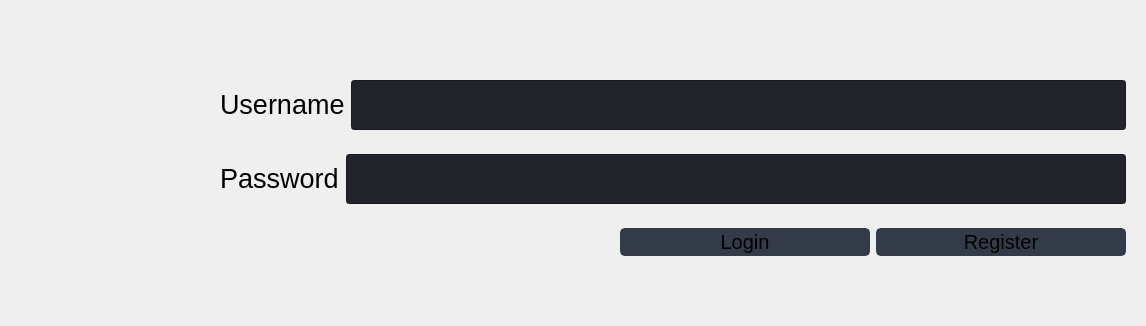
                   <widget class="QWidget" name="home">
                    <property name="styleSheet">
                     <string notr="true">QWidget#home {background-image: url(:/images/images/images/PyDracula_vertical_2.png);
background-position: 25% 75%;
background-repeat: no-repeat;
}</string>
                    </property>
                    <layout class="QVBoxLayout" name="verticalLayout_30">
                     <item>
                      <layout class="QVBoxLayout" name="verticalLayout_27">
                       <item>
                        <spacer name="verticalSpacer_5">
                         <property name="orientation">
                          <enum>Qt::Vertical</enum>
                         </property>
                         <property name="sizeType">
                          <enum>QSizePolicy::Expanding</enum>
                         </property>
                         <property name="sizeHint" stdset="0">
                          <size>
                           <width>20</width>
                           <height>60</height>
                          </size>
                         </property>
                        </spacer>
                       </item>
                       <item>
                        <widget class="QFrame" name="row_login_5">
                         <property name="sizePolicy">
                          <sizepolicy hsizetype="Preferred" vsizetype="Fixed">
                           <horstretch>0</horstretch>
                           <verstretch>0</verstretch>
                          </sizepolicy>
                         </property>
                         <layout class="QHBoxLayout" name="horizontalLayout_23">
                          <item>
                           <spacer name="horizontalSpacer_5">
                            <property name="orientation">
                             <enum>Qt::Horizontal</enum>
                            </property>
                            <property name="sizeType">
                             <enum>QSizePolicy::Preferred</enum>
                            </property>
                            <property name="sizeHint" stdset="0">
                             <size>
                              <width>200</width>
                              <height>20</height>
                             </size>
                            </property>
                           </spacer>
                          </item>
                          <item>
                           <widget class="QLabel" name="label_5">
                            <property name="sizePolicy">
                             <sizepolicy hsizetype="Preferred" vsizetype="Fixed">
                              <horstretch>0</horstretch>
                              <verstretch>0</verstretch>
                             </sizepolicy>
                            </property>
                            <property name="minimumSize">
                             <size>
                              <width>120</width>
                              <height>0</height>
                             </size>
                            </property>
                            <property name="maximumSize">
                             <size>
                              <width>16777215</width>
                              <height>16777215</height>
                             </size>
                            </property>
                            <property name="font">
                             <font>
                              <family>Segoe UI</family>
                              <pointsize>20</pointsize>
                              <weight>50</weight>
                              <italic>false</italic>
                              <bold>false</bold>
                             </font>
                            </property>
                            <property name="styleSheet">
                             <string notr="true">font:20pt;</string>
                            </property>
                            <property name="text">
                             <string>Username</string>
                            </property>
                           </widget>
                          </item>
                          <item>
                           <widget class="QLineEdit" name="text_username">
                            <property name="minimumSize">
                             <size>
                              <width>0</width>
                              <height>50</height>
                             </size>
                            </property>
                            <property name="maximumSize">
                             <size>
                              <width>16777215</width>
                              <height>16777215</height>
                             </size>
                            </property>
                            <property name="styleSheet">
                             <string notr="true">background-color: rgb(33, 37, 43);  font:22px;</string>
                            </property>
                           </widget>
                          </item>
                         </layout>
                        </widget>
                       </item>
                       <item>
                        <widget class="QFrame" name="row_login_4">
                         <property name="sizePolicy">
                          <sizepolicy hsizetype="Preferred" vsizetype="Fixed">
                           <horstretch>0</horstretch>
                           <verstretch>0</verstretch>
                          </sizepolicy>
                         </property>
                         <layout class="QHBoxLayout" name="horizontalLayout_15">
                          <item>
                           <spacer name="horizontalSpacer_4">
                            <property name="orientation">
                             <enum>Qt::Horizontal</enum>
                            </property>
                            <property name="sizeType">
                             <enum>QSizePolicy::Preferred</enum>
                            </property>
                            <property name="sizeHint" stdset="0">
                             <size>
                              <width>200</width>
                              <height>20</height>
                             </size>
                            </property>
                           </spacer>
                          </item>
                          <item>
                           <widget class="QLabel" name="label_4">
                            <property name="sizePolicy">
                             <sizepolicy hsizetype="Preferred" vsizetype="Fixed">
                              <horstretch>0</horstretch>
                              <verstretch>0</verstretch>
                             </sizepolicy>
                            </property>
                            <property name="minimumSize">
                             <size>
                              <width>120</width>
                              <height>0</height>
                             </size>
                            </property>
                            <property name="font">
                             <font>
                              <family>Segoe UI</family>
                              <pointsize>20</pointsize>
                              <weight>50</weight>
                              <italic>false</italic>
                              <bold>false</bold>
                             </font>
                            </property>
                            <property name="styleSheet">
                             <string notr="true">font:20pt;</string>
                            </property>
                            <property name="text">
                             <string>Password</string>
                            </property>
                           </widget>
                          </item>
                          <item>
                           <widget class="QLineEdit" name="text_password">
                            <property name="minimumSize">
                             <size>
                              <width>0</width>
                              <height>50</height>
                             </size>
                            </property>
                            <property name="styleSheet">
                             <string notr="true">background-color: rgb(33, 37, 43);  font:22px;</string>
                            </property>
                            <property name="echoMode">
                             <enum>QLineEdit::Password</enum>
                            </property>
                           </widget>
                          </item>
                         </layout>
                        </widget>
                       </item>
                       <item>
                        <widget class="QFrame" name="row_login_6">
                         <property name="styleSheet">
                          <string notr="true"/>
                         </property>
                         <layout class="QHBoxLayout" name="horizontalLayout_24">
                          <item>
                           <spacer name="horizontalSpacer_6">
                            <property name="orientation">
                             <enum>Qt::Horizontal</enum>
                            </property>
                            <property name="sizeHint" stdset="0">
                             <size>
                              <width>600</width>
                              <height>20</height>
                             </size>
                            </property>
                           </spacer>
                          </item>
                          <item>
                           <widget class="QPushButton" name="btn_login">
                            <property name="sizePolicy">
                             <sizepolicy hsizetype="Preferred" vsizetype="Fixed">
                              <horstretch>0</horstretch>
                              <verstretch>0</verstretch>
                             </sizepolicy>
                            </property>
                            <property name="minimumSize">
                             <size>
                              <width>250</width>
                              <height>0</height>
                             </size>
                            </property>
                            <property name="styleSheet">
                             <string notr="true">QPushButton {
	border: 2px solid rgb(52, 59, 72);
	border-radius: 5px;	
	background-color: rgb(52, 59, 72);
	text-align:Center;
	font:15pt;
}
QPushButton:hover {
	background-color: rgb(57, 65, 80);
	border: 2px solid rgb(61, 70, 86);
}
QPushButton:pressed {	
	background-color: rgb(35, 40, 49);
	border: 2px solid rgb(43, 50, 61);
}</string>
                            </property>
                            <property name="text">
                             <string>Login</string>
                            </property>
                            <property name="autoDefault">
                             <bool>false</bool>
                            </property>
                            <property name="default">
                             <bool>false</bool>
                            </property>
                           </widget>
                          </item>
                          <item>
                           <widget class="QPushButton" name="btn_register">
                            <property name="sizePolicy">
                             <sizepolicy hsizetype="Preferred" vsizetype="Fixed">
                              <horstretch>0</horstretch>
                              <verstretch>0</verstretch>
                             </sizepolicy>
                            </property>
                            <property name="minimumSize">
                             <size>
                              <width>250</width>
                              <height>0</height>
                             </size>
                            </property>
                            <property name="styleSheet">
                             <string notr="true">QPushButton {
	border: 2px solid rgb(52, 59, 72);
	border-radius: 5px;	
	background-color: rgb(52, 59, 72);
	font:15pt;
}
QPushButton:hover {
	background-color: rgb(57, 65, 80);
	border: 2px solid rgb(61, 70, 86);
}
QPushButton:pressed {	
	background-color: rgb(35, 40, 49);
	border: 2px solid rgb(43, 50, 61);
}</string>
                            </property>
                            <property name="text">
                             <string>Register</string>
                            </property>
                           </widget>
                          </item>
                         </layout>
                        </widget>
                       </item>
                       <item>
                        <spacer name="verticalSpacer_4">
                         <property name="orientation">
                          <enum>Qt::Vertical</enum>
                         </property>
                         <property name="sizeType">
                          <enum>QSizePolicy::Preferred</enum>
                         </property>
                         <property name="sizeHint" stdset="0">
                          <size>
                           <width>20</width>
                           <height>50</height>
                          </size>
                         </property>
                        </spacer>
                       </item>
                      </layout>
                     </item>
                    </layout>
                   </widget>
